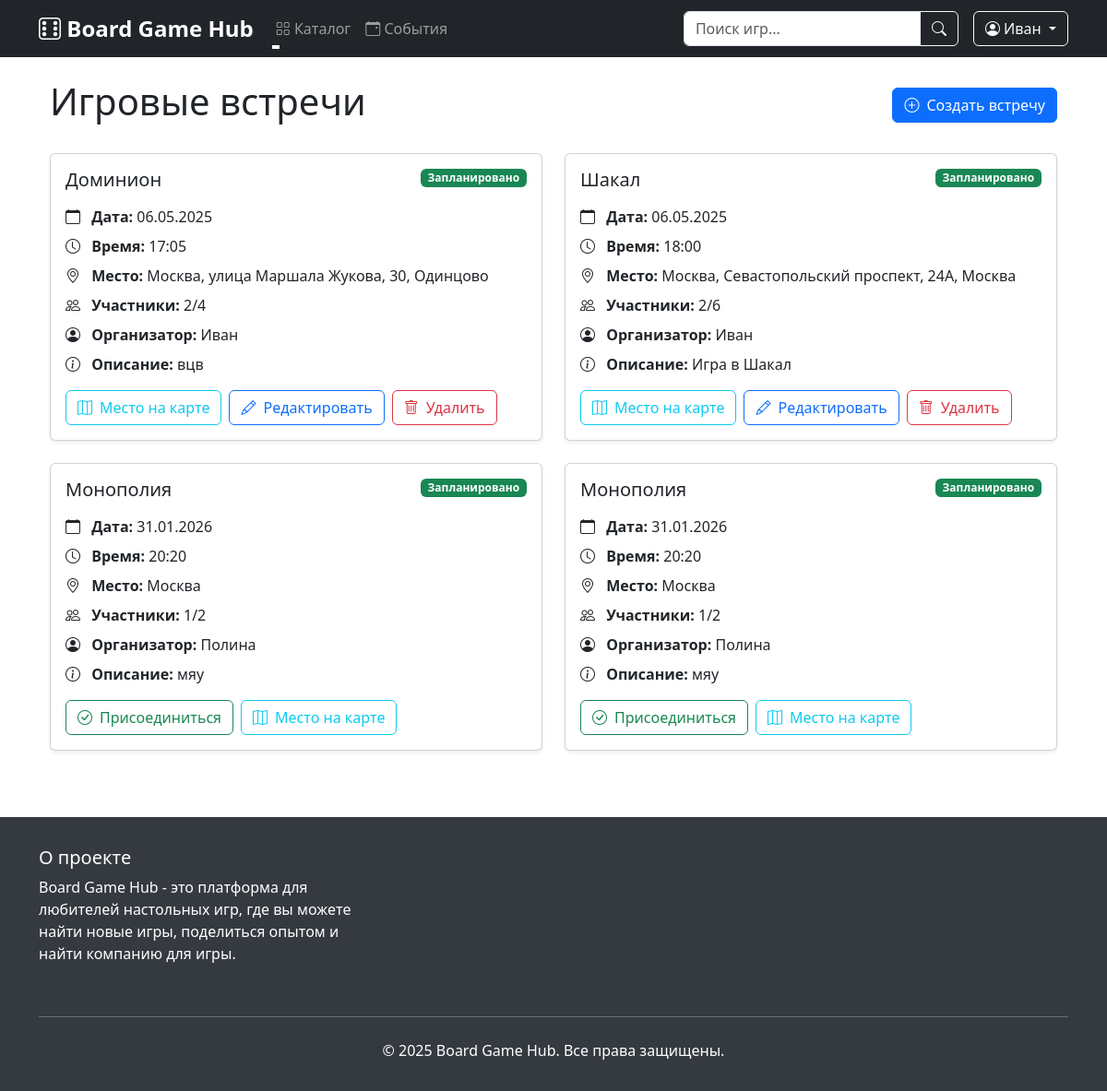
The page /game_sessions (signed in) on the database as committed earlier.
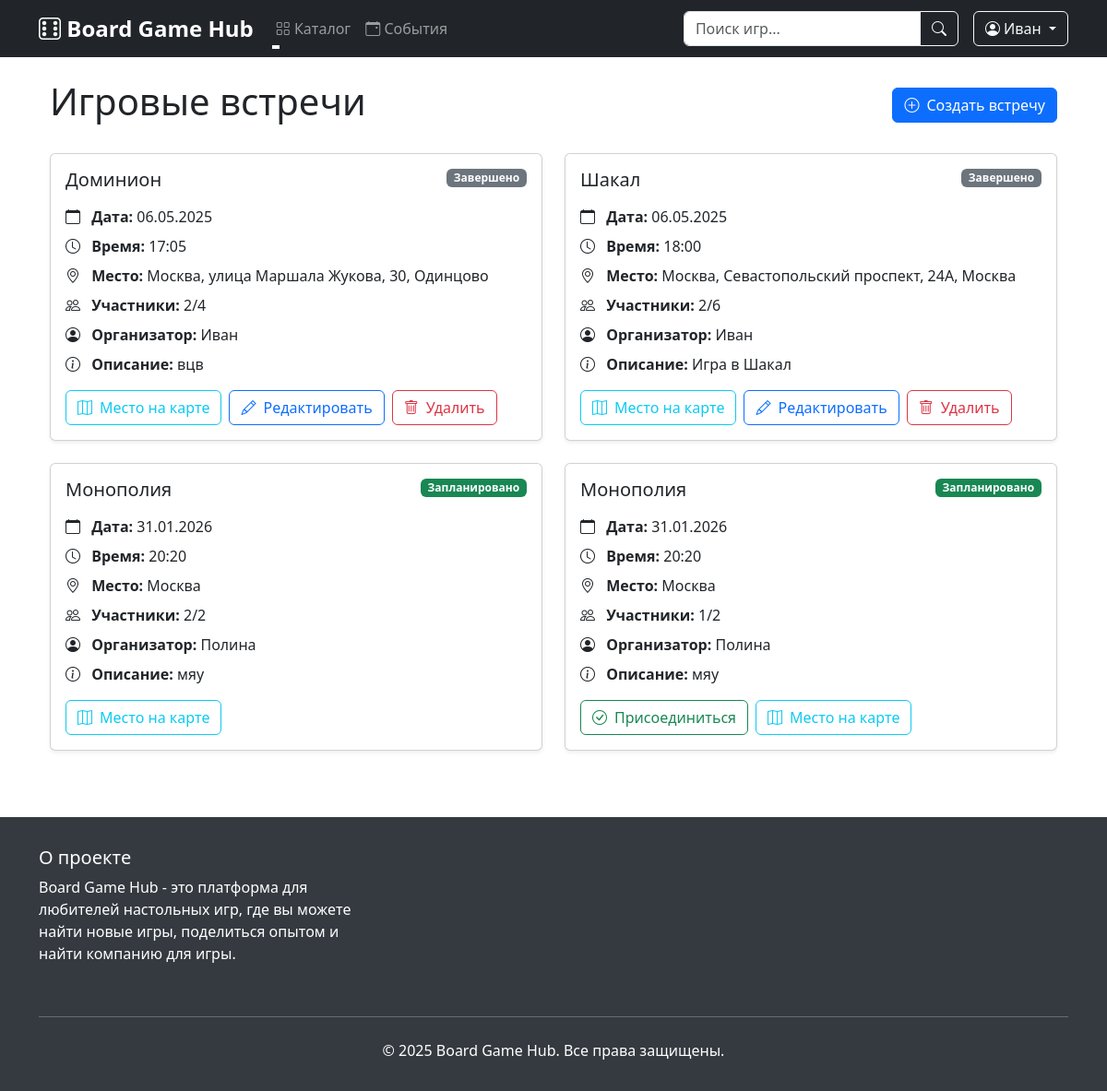
The same page on the database as committed later.
### data/users.py (models this page shows, shortened)
class User(SqlAlchemyBase, UserMixin):
    __tablename__ = 'users'
    id = sqlalchemy.Column(sqlalchemy.Integer, primary_key=True, autoincrement=True)
    surname = sqlalchemy.Column(sqlalchemy.String, nullable=True)
    name = sqlalchemy.Column(sqlalchemy.String, nullable=True)
    age = sqlalchemy.Column(sqlalchemy.Integer, nullable=True)
    favorite_genres = sqlalchemy.Column(sqlalchemy.String, nullable=True)
    location = sqlalchemy.Column(sqlalchemy.String, nullable=True)
    email = sqlalchemy.Column(sqlalchemy.String, unique=True, index=True, nullable=True)
    hashed_password = sqlalchemy.Column(sqlalchemy.String, nullable=True)
    added_games = orm.relationship("Game", back_populates="user")
    created_sessions = orm.relationship("GameSession", back_populates="creator")
    reviews = orm.relationship('Review', back_populates='user')

### data/game_sessions.py (models this page shows)
class GameSession(SqlAlchemyBase, SerializerMixin):
    __tablename__ = 'game_sessions'
    id = sqlalchemy.Column(sqlalchemy.Integer, primary_key=True, autoincrement=True)
    game_id = sqlalchemy.Column(sqlalchemy.Integer, sqlalchemy.ForeignKey('games.id'))
    creator_id = sqlalchemy.Column(sqlalchemy.Integer, sqlalchemy.ForeignKey('users.id'))
    date = sqlalchemy.Column(sqlalchemy.Date, nullable=False)
    time = sqlalchemy.Column(sqlalchemy.Time, nullable=False)
    location = sqlalchemy.Column(sqlalchemy.String, nullable=False)
    description = sqlalchemy.Column(sqlalchemy.String, nullable=True)
    max_players = sqlalchemy.Column(sqlalchemy.Integer, nullable=False)
    current_players = sqlalchemy.Column(sqlalchemy.Integer, default=1)
    created_at = sqlalchemy.Column(sqlalchemy.DateTime, default=datetime.utcnow)
    status = sqlalchemy.Column(sqlalchemy.String, default="Запланировано")
    game = orm.relationship('Game', back_populates='sessions')
    creator = orm.relationship('User', foreign_keys=[creator_id], back_populates='created_sessions')
    participants = orm.relationship('User', secondary=session_participants)

### data/games.py (models this page shows, shortened)
class Game(SqlAlchemyBase):
    __tablename__ = 'games'  # jobs
    id = sqlalchemy.Column(
        sqlalchemy.Integer,
        primary_key=True,
        autoincrement=True
    )
    added_by = sqlalchemy.Column(  # team_leader
        sqlalchemy.Integer,
        sqlalchemy.ForeignKey('users.id'),
        nullable=False
    )
    title = sqlalchemy.Column(sqlalchemy.String, nullable=True)  # job
    duration = sqlalchemy.Column(sqlalchemy.String, nullable=True)  # work_size
    count_of_players = sqlalchemy.Column(sqlalchemy.String, nullable=True)  # collaborators
    genre = sqlalchemy.Column(sqlalchemy.String, nullable=True)
    complexity = sqlalchemy.Column(sqlalchemy.String, nullable=True)
    description = sqlalchemy.Column(sqlalchemy.Text, nullable=True)
    image = sqlalchemy.Column(sqlalchemy.LargeBinary, nullable=True)  # BLOB для хранения изображений
    user = orm.relationship("User", back_populates="added_games")
    sessions = orm.relationship("GameSession", back_populates="game")
    reviews = orm.relationship("Review", back_populates="game")

### main.py (the view)
@app.route('/game_sessions')
def game_sessions():
    db_sess = db_session.create_session()
    try:
        update_session_statuses(db_sess)
        if current_user.is_authenticated:
            query = db_sess.query(GameSession).options(
                joinedload(GameSession.game),
                joinedload(GameSession.creator)
            ).filter(
                GameSession.location.like(f"%{current_user.location}%")
            )
            query = query.filter(
                (GameSession.status != "Завершено") |
                (GameSession.creator_id == current_user.id)
            )
            sessions = query.order_by(GameSession.date).all()
        else:
            sessions = []
        return render_template('game_sessions.html', sessions=sessions)
    finally:
        db_sess.close()

### data/db_session.py (called while the page is built)
def create_session() -> Session:
    global __factory
    return __factory()

### main.py (called while the page is built)
@login_manager.user_loader
def load_user(user_id):
    db_sess = db_session.create_session()
    user = db_sess.get(User, user_id)
    db_sess.close()
    return user

@app.context_processor
def utility_processor():
    def get_unique_genres():
        db_sess = db_session.create_session()
        try:
            genres = db_sess.query(Game.genre).distinct().all()
            return [genre[0] for genre in genres if genre[0]]
        finally:
            db_sess.close()
    return dict(get_unique_genres=get_unique_genres)

def update_session_statuses(db_sess):
    current_datetime = datetime.datetime.now()
    sessions = db_sess.query(GameSession).filter(
        GameSession.status == "Запланировано"
    ).all()
    for session in sessions:
        session_datetime = datetime.datetime.combine(session.date, session.time)
        if current_datetime > session_datetime:
            session.status = "Завершено"
    db_sess.commit()

### templates/game_sessions.html (shortened to what this page needs)
{% extends "base.html" %}
{% block content %}
<div class="container mt-4">
    <div class="d-flex justify-content-between align-items-center mb-4">
        <h1>Игровые встречи</h1>
        <a href="{{ url_for('game_session_new') }}" class="btn btn-primary">
            <i class="bi bi-plus-circle me-2"></i>Создать встречу
        </a>
    </div>
    <div class="row">
        {% for session in sessions %}
        <div class="col-md-6 mb-4">
            <div class="card shadow-sm h-100">
                <div class="card-body">
                    <div class="d-flex justify-content-between align-items-start mb-3">
                        <h5 class="card-title mb-0">{{ session.game.title }}</h5>
                        <span class="badge bg-{{ 'success' if session.status == 'Запланировано' else 'secondary' }}">
                            {{ session.status }}
                        </span>
                    </div>
                    <div class="game-session-info">
                        <p class="mb-2">
                            <i class="bi bi-calendar me-2"></i>
                            <span class="fw-bold">Дата:</span> {{ session.date.strftime('%d.%m.%Y') }}
                        </p>
                        <p class="mb-2">
                            <i class="bi bi-clock me-2"></i>
                            <span class="fw-bold">Время:</span> {{ session.time.strftime('%H:%M') }}
                        </p>
                        <p class="mb-2">
                            <i class="bi bi-geo-alt me-2"></i>
                            <span class="fw-bold">Место:</span> {{ session.location }}
                        </p>
                        <p class="mb-2">
                            <i class="bi bi-people me-2"></i>
                            <span class="fw-bold">Участники:</span> {{ session.current_players }}/{{ session.max_players
                            }}
                        </p>
                        <p class="mb-2">
                            <i class="bi bi-person-circle me-2"></i>
                            <span class="fw-bold">Организатор:</span> {{ session.creator.name }}
                        </p>
                        {% if session.description %}
                        <p class="mb-2">
                            <i class="bi bi-info-circle me-2"></i>
                            <span class="fw-bold">Описание:</span> {{ session.description }}
                        </p>
                        {% endif %}
                    </div>
                    <div class="mt-3 d-flex flex-wrap gap-2">
                        {% if current_user.is_authenticated %}
                        {% if current_user.id != session.creator_id %}
                        {% if current_user in session.participants %}
                        <form action="{{ url_for('game_sessions_leave', id=session.id) }}" method="post"
                              class="d-inline">
                            <button type="submit" class="btn btn-outline-danger">
                                <i class="bi bi-x-circle me-2"></i>Отказаться
                            </button>
                        </form>
                        {% else %}
                        {% if session.current_players < session.max_players %}
                        <form action="{{ url_for('game_sessions_join', id=session.id) }}" method="post"
                              class="d-inline">
                            <button type="submit" class="btn btn-outline-success">
                                <i class="bi bi-check-circle me-2"></i>Присоединиться
                            </button>
                        </form>
                        {% endif %}
                        {% endif %}
                        {% endif %}
                        <a href="{{ url_for('game_session_detail', id=session.id) }}" class="btn btn-outline-info">
                            <i class="bi bi-map me-2"></i>Место на карте
                        </a>
                        {% if current_user.id == session.creator_id %}
                        <a href="{{ url_for('game_sessions_edit', id=session.id) }}" class="btn btn-outline-primary">
                            <i class="bi bi-pencil me-2"></i>Редактировать
                        </a>
                        <form action="{{ url_for('game_sessions_delete', id=session.id) }}" method="post"
                              class="d-inline">
                            <button type="submit" class="btn btn-outline-danger"
                                    onclick="return confirm('Вы уверены, что хотите удалить эту встречу?')">
                                <i class="bi bi-trash me-2"></i>Удалить
                            </button>
                        </form>
                        {% endif %}
                        {% endif %}
                    </div>
                </div>
            </div>
        </div>
        {% endfor %}
    </div>
</div>
{% endblock %}

### templates/base.html (shortened to what this page needs)
<!DOCTYPE html>
<html lang="ru">
<head>
    <link href="https://cdn.jsdelivr.net/npm/bootstrap@5.3.0/dist/css/bootstrap.min.css" rel="stylesheet">
    <link rel="stylesheet" href="https://cdn.jsdelivr.net/npm/bootstrap-icons@1.7.2/font/bootstrap-icons.css">
    <link rel="stylesheet" href="https://cdnjs.cloudflare.com/ajax/libs/font-awesome/6.5.1/css/all.min.css">
    <link rel="stylesheet" href="{{ url_for('static', filename='css/notifications.css') }}">
</head>
<body>
    <nav class="navbar navbar-expand-lg navbar-dark bg-dark sticky-top">
        <div class="container">
            <a class="navbar-brand" href="{{ url_for('index') }}">
                <i class="bi bi-dice-6"></i> Board Game Hub
            </a>
            <div class="collapse navbar-collapse" id="navbarNav">
                <ul class="navbar-nav me-auto">
                    <li class="nav-item dropdown">
                        <a class="nav-link dropdown-toggle" href="#" role="button" data-bs-toggle="dropdown">
                            <i class="bi bi-grid"></i> Каталог
                        </a>
                    </li>
                    <li class="nav-item">
                        <a class="nav-link" href="{{ url_for('game_sessions') }}">
                            <i class="bi bi-calendar-event"></i> События
                        </a>
                    </li>
                </ul>
                <form class="d-flex me-3" action="{{ url_for('index') }}" method="get">
                    <div class="input-group">
                        <input class="form-control" type="search" name="search" placeholder="Поиск игр..."
                               aria-label="Search" value="{{ request.args.get('search', '') }}">
                        <button class="btn btn-outline-light" type="submit">
                            <i class="bi bi-search"></i>
                        </button>
                    </div>
                </form>
                <div class="d-flex">
                    {% if current_user.is_authenticated %}
                        <div class="dropdown">
                            <button class="btn btn-outline-light dropdown-toggle" type="button" data-bs-toggle="dropdown">
                                <i class="bi bi-person-circle"></i> {{ current_user.name }}
                            </button>
                        </div>
                    {% endif %}
                </div>
            </div>
        </div>
    </nav>
    <div class="container mt-4">
        {% block content %}{% endblock %}
    </div>
    <footer class="footer">
        <div class="container">
            <div class="row">
                <div class="col-md-4 mb-3">
                    <h5>О проекте</h5>
                    <p>Board Game Hub - это платформа для любителей настольных игр, где вы можете найти новые игры,
                       поделиться опытом и найти компанию для игры.</p>
                </div>
            </div>
            <hr class="mt-4 mb-4">
            <div class="text-center">
                <p class="mb-0">© 2025 Board Game Hub. Все права защищены.</p>
            </div>
        </div>
    </footer>
</body>
</html>

### templates/base.html (style rules this page uses)
.navbar-brand { font-size: 1.5rem; font-weight: bold; }
.card { transition: transform 0.2s; box-shadow: 0 4px 6px rgba(0, 0, 0, 0.1); }
.footer { background-color: #343a40; color: white; padding: 2rem 0; margin-top: 3rem; }
.nav-link { position: relative; }
.nav-link:after { content: ''; position: absolute; width: 0; height: 2px; background: #fff; left: 0; bottom: -2px; transition: width 0.3s; }

Rows that differ between the two databases and show on the page:
changed GameSession "Москва, улица Маршала Жукова, 30, Одинцово": status "Запланировано" → "Завершено"
changed GameSession "Москва, Севастопольский проспект, 24А, Москва": status "Запланировано" → "Завершено"
changed GameSession (number 3 of 4 on the later page): current_players "1" → "2"; no longer shows "Присоединиться"
